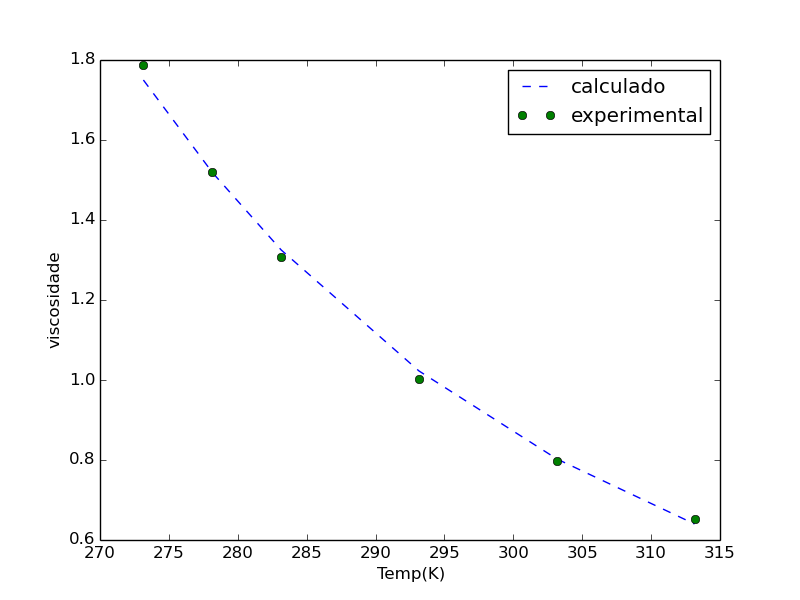

This chart was generated by the following Python code:
# -*- coding: utf-8 -*-

import numpy as np
import matplotlib.pyplot as plt
from gaussElimin import gaussElimin
import math

#alguns ajustes na equacao sao necessários uma vez que será melhor linearizar antes de passar pelo metodo polyfit.
def main():
    T = np.array([273.15, 278.15, 283.15, 293.15, 303.15, 313.15])
    mi = np.array([1.787, 1.519, 1.307, 1.002, 0.7975, 0.6529])

    coef = np.polyfit(1/T,np.log(mi),1)

    a = np.e**(coef[1])
    b = coef[0]

    def F(a,b,x):
        return a*np.e**(b/x)

    mi_calc = F(a,b,T)

    
    ax1 = plt.plot(T, mi_calc, '--')

    ax2 = plt.plot(T, mi, 'o')

    plt.legend(["calculado","experimental"])
    plt.xlabel("Temp(K)")
    plt.ylabel("viscosidade")

    plt.show()


if __name__ == "__main__":
    main()
